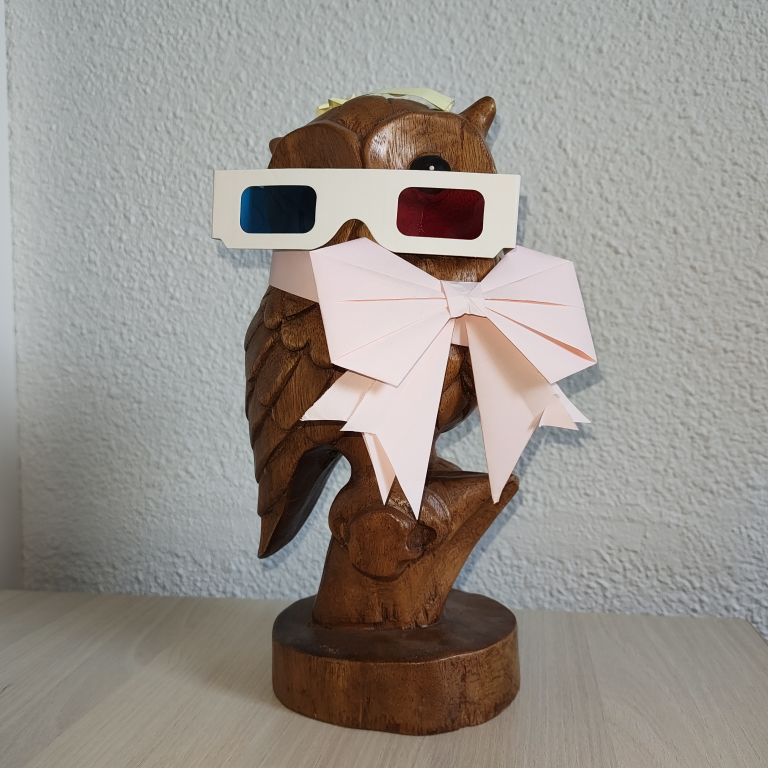
#> input picture images/hibou.jpg, 3072 x 3072 px (shown at 1/4 size)
$ python -i main.py   (imports and definitions only)
#> lines starting #> are read from the running program, lines starting #| are printed output that depends on the picture
### Modules ###

from PIL import Image, ImageFilter
from numpy import asarray, ndarray, array, uint8, delete
from random import choices, randint, random
from copy import deepcopy
import drawsvg as dw


### Fonction pour importer une image ###

def import_image(chemin: str, resize: tuple = (0, 0), lap: bool = False) -> ndarray :
    """Charge l'image donnée, la passe en nuances de gris, et la convertit en tableau (de numpy)"""
#> called with chemin = 'images/hibou.jpg', resize = (0, 0), lap = False

    ## Chargement de l'image ##

    # On essaie d'ouvrir l'image avec la librairie PIL
    try:
        image = Image.open(chemin)
#> image is the input picture: PIL image 3072x3072 RGB; mean R, G, B 150.4, 144.8, 139

    # Gestion d'erreur si le fichier n'est pas accessible ou n'existe pas
    except FileNotFoundError:
        print("Le chemin d'accès est invalide.")
        return asarray([[]])

    # Gestion d'erreur dans les autres cas
    except:
        print("Une erreur s'est produite")
        return asarray([[]])

    ## Conversion de l'image en nuances de gris ##

    # On utilise la méthode .convert() de PIL
    image = image.convert("L")
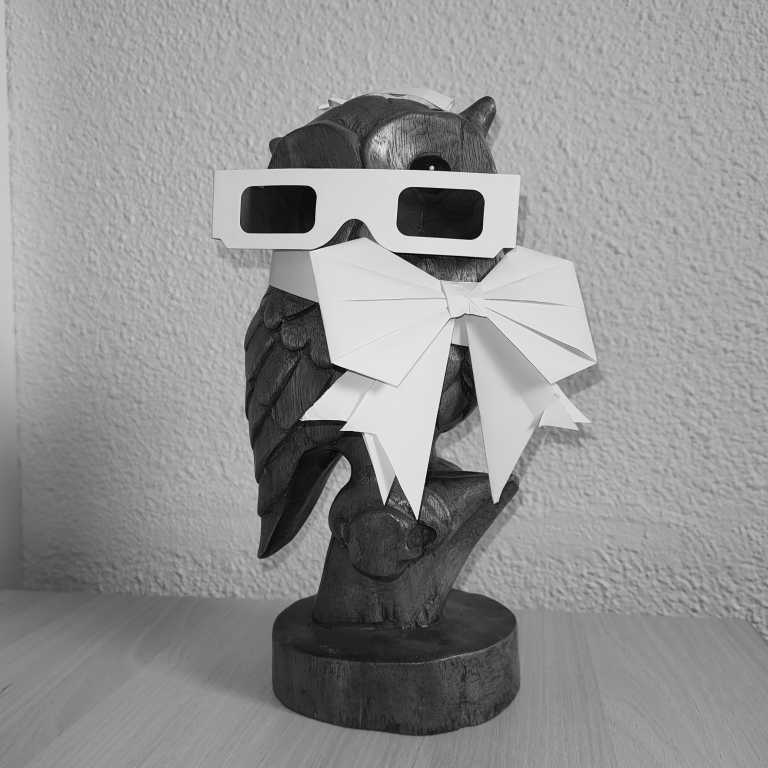
#> image: PIL image 3072x3072 L (shown at 1/4 size); min 0, max 254, mean 145.8

    if resize != (0, 0):
        image = image.resize(resize)

    if lap:
        image = image.filter(ImageFilter.FIND_EDGES)


    ## Conversion en tableau ##

    # On utilise la fonction asarrray() de numpy
    image_array = asarray(image)

    return image_array


### Fonctions pour générer des matrice-images vierges ###

# [19 lines left out: functions tab_image_blanche, tab_image_noire, tab_image_grise, not called in this run]


### Fonctions pour récupérer les dimensions d'une matrice-image ###

def get_longueur_img(tab_img: ndarray) -> int:
    """Renvoie la longueur du tableau à deux dimensions (représentant une image) donné"""
    return len(tab_img[0])


def get_hauteur_img(tab_img: ndarray) -> int:
    """Renvoie la hauteur du tableau à deux dimensions (représentant une image) donné"""
    return len(tab_img)


### Fonctions pour modifier la valeur des pixels ###

# [48 lines left out: functions assombrir_pixel, eclaircir_pixel, generer_clous, generer_clous_plus_clous_aleatoires, not called in this run]


### Fonctions pour tracer des droites ###

def visible(clou1: tuple, clou2: tuple) -> bool:
    """Renvoie True si les clous se voient, False sinon"""
    return clou1[2] != clou2[2]


# [136 lines left out: functions tracer_droite, tracer_droite_blanche, liste_points_traverses, calcul_droite, liste_clous_al, reduction_erreur_droite and 1 more, not called in this run]


def erreur_point(p: tuple, img1: ndarray, img2: ndarray):
    """Renvoie la différence entre la valeur du pixel sur l'image 1 et la valeur du pixel sur l'image 2"""
    return abs(img1[p[1]][p[0]] - img2[p[1]][p[0]])


# [200 lines left out: functions erreur_point_assombri, erreur_point_eclairci, trouve_meilleure_droite, trouve_meilleure_droite_blanche, generer_clous_lap, somme_cumulative_matrice and 2 more, not called in this run]

>>> result = import_image('images/hibou.jpg')
